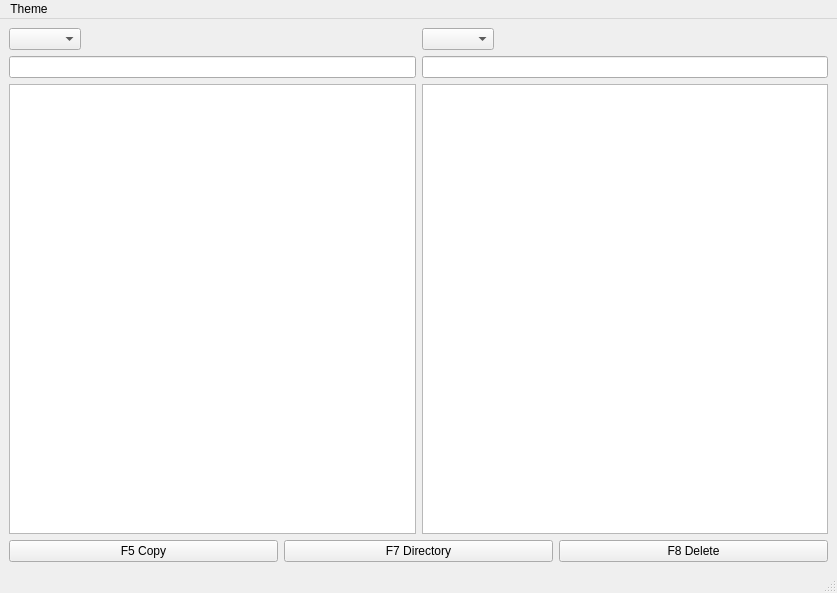
<?xml version="1.0" encoding="UTF-8"?>
<ui version="4.0">
 <class>MainWindow</class>
 <widget class="QMainWindow" name="MainWindow">
  <property name="geometry">
   <rect>
    <x>0</x>
    <y>0</y>
    <width>837</width>
    <height>593</height>
   </rect>
  </property>
  <property name="mouseTracking">
   <bool>true</bool>
  </property>
  <property name="windowTitle">
   <string>SPECcommander</string>
  </property>
  <widget class="QWidget" name="centralwidget">
   <layout class="QVBoxLayout" name="verticalLayout">
    <item>
     <layout class="QHBoxLayout" name="NavigationPanel">
      <item>
       <layout class="QVBoxLayout" name="left_verticalLayout">
        <item>
         <layout class="QHBoxLayout" name="left_horizontalLayout">
          <item>
           <widget class="QComboBox" name="left_comboBox"/>
          </item>
          <item>
           <spacer name="left_horizontalSpacer">
            <property name="orientation">
             <enum>Qt::Horizontal</enum>
            </property>
            <property name="sizeHint" stdset="0">
             <size>
              <width>40</width>
              <height>20</height>
             </size>
            </property>
           </spacer>
          </item>
         </layout>
        </item>
        <item>
         <widget class="QLineEdit" name="left_lineEdit">
          <property name="mouseTracking">
           <bool>true</bool>
          </property>
         </widget>
        </item>
        <item>
         <widget class="aux_properties::ParentTableView" name="left_tableView">
          <property name="mouseTracking">
           <bool>true</bool>
          </property>
          <property name="showGrid">
           <bool>false</bool>
          </property>
         </widget>
        </item>
       </layout>
      </item>
      <item>
       <layout class="QVBoxLayout" name="right_verticalLayout">
        <item>
         <layout class="QHBoxLayout" name="right_horizontalLayout">
          <item>
           <widget class="QComboBox" name="right_comboBox"/>
          </item>
          <item>
           <spacer name="right_horizontalSpacer">
            <property name="orientation">
             <enum>Qt::Horizontal</enum>
            </property>
            <property name="sizeHint" stdset="0">
             <size>
              <width>40</width>
              <height>20</height>
             </size>
            </property>
           </spacer>
          </item>
         </layout>
        </item>
        <item>
         <widget class="QLineEdit" name="right_lineEdit"/>
        </item>
        <item>
         <widget class="aux_properties::ParentTableView" name="right_tableView">
          <property name="gridStyle">
           <enum>Qt::NoPen</enum>
          </property>
         </widget>
        </item>
       </layout>
      </item>
     </layout>
    </item>
    <item>
     <layout class="QHBoxLayout" name="ButtonsPanel">
      <item>
       <widget class="QPushButton" name="copyButton">
        <property name="text">
         <string>F5 Copy</string>
        </property>
       </widget>
      </item>
      <item>
       <widget class="QPushButton" name="createNewDirButton">
        <property name="text">
         <string>F7 Directory</string>
        </property>
       </widget>
      </item>
      <item>
       <widget class="QPushButton" name="deleteButton">
        <property name="text">
         <string>F8 Delete</string>
        </property>
       </widget>
      </item>
     </layout>
    </item>
   </layout>
  </widget>
  <widget class="QMenuBar" name="menubar">
   <property name="geometry">
    <rect>
     <x>0</x>
     <y>0</y>
     <width>837</width>
     <height>21</height>
    </rect>
   </property>
   <widget class="QMenu" name="menuTheme">
    <property name="title">
     <string>Theme</string>
    </property>
    <addaction name="actionLight"/>
    <addaction name="actionDark"/>
   </widget>
   <addaction name="menuTheme"/>
  </widget>
  <widget class="QStatusBar" name="statusbar"/>
  <action name="actionLight">
   <property name="text">
    <string>Light</string>
   </property>
  </action>
  <action name="actionDark">
   <property name="text">
    <string>Dark</string>
   </property>
  </action>
 </widget>
 <customwidgets>
  <customwidget>
   <class>aux_properties::ParentTableView</class>
   <extends>QTableView</extends>
   <header location="global">AuxiableParentClasses.h</header>
   <slots>
    <signal>MouseButtonPressed()</signal>
   </slots>
  </customwidget>
 </customwidgets>
 <resources/>
 <connections>
  <connection>
   <sender>left_tableView</sender>
   <signal>doubleClicked(QModelIndex)</signal>
   <receiver>MainWindow</receiver>
   <slot>onCurrentTableViewDoubleClicked(QModelIndex)</slot>
   <hints>
    <hint type="sourcelabel">
     <x>155</x>
     <y>355</y>
    </hint>
    <hint type="destinationlabel">
     <x>181</x>
     <y>637</y>
    </hint>
   </hints>
  </connection>
  <connection>
   <sender>right_tableView</sender>
   <signal>doubleClicked(QModelIndex)</signal>
   <receiver>MainWindow</receiver>
   <slot>onCurrentTableViewDoubleClicked(QModelIndex)</slot>
   <hints>
    <hint type="sourcelabel">
     <x>678</x>
     <y>314</y>
    </hint>
    <hint type="destinationlabel">
     <x>504</x>
     <y>676</y>
    </hint>
   </hints>
  </connection>
  <connection>
   <sender>left_tableView</sender>
   <signal>clicked(QModelIndex)</signal>
   <receiver>MainWindow</receiver>
   <slot>onCurrentTableViewClicked(QModelIndex)</slot>
   <hints>
    <hint type="sourcelabel">
     <x>260</x>
     <y>261</y>
    </hint>
    <hint type="destinationlabel">
     <x>246</x>
     <y>597</y>
    </hint>
   </hints>
  </connection>
  <connection>
   <sender>right_tableView</sender>
   <signal>clicked(QModelIndex)</signal>
   <receiver>MainWindow</receiver>
   <slot>onCurrentTableViewClicked(QModelIndex)</slot>
   <hints>
    <hint type="sourcelabel">
     <x>563</x>
     <y>404</y>
    </hint>
    <hint type="destinationlabel">
     <x>541</x>
     <y>635</y>
    </hint>
   </hints>
  </connection>
  <connection>
   <sender>left_lineEdit</sender>
   <signal>returnPressed()</signal>
   <receiver>MainWindow</receiver>
   <slot>onCurrentLineEditReturnPressed()</slot>
   <hints>
    <hint type="sourcelabel">
     <x>77</x>
     <y>81</y>
    </hint>
    <hint type="destinationlabel">
     <x>-12</x>
     <y>77</y>
    </hint>
   </hints>
  </connection>
  <connection>
   <sender>right_lineEdit</sender>
   <signal>returnPressed()</signal>
   <receiver>MainWindow</receiver>
   <slot>onCurrentLineEditReturnPressed()</slot>
   <hints>
    <hint type="sourcelabel">
     <x>590</x>
     <y>78</y>
    </hint>
    <hint type="destinationlabel">
     <x>994</x>
     <y>75</y>
    </hint>
   </hints>
  </connection>
  <connection>
   <sender>left_comboBox</sender>
   <signal>activated(int)</signal>
   <receiver>MainWindow</receiver>
   <slot>onCurrentComboBoxActivated(int)</slot>
   <hints>
    <hint type="sourcelabel">
     <x>44</x>
     <y>48</y>
    </hint>
    <hint type="destinationlabel">
     <x>-181</x>
     <y>48</y>
    </hint>
   </hints>
  </connection>
  <connection>
   <sender>right_comboBox</sender>
   <signal>activated(int)</signal>
   <receiver>MainWindow</receiver>
   <slot>onCurrentComboBoxActivated(int)</slot>
   <hints>
    <hint type="sourcelabel">
     <x>479</x>
     <y>46</y>
    </hint>
    <hint type="destinationlabel">
     <x>904</x>
     <y>47</y>
    </hint>
   </hints>
  </connection>
  <connection>
   <sender>left_tableView</sender>
   <signal>MouseButtonPressed()</signal>
   <receiver>MainWindow</receiver>
   <slot>onCurrentTableViewMouseButtonPressed()</slot>
   <hints>
    <hint type="sourcelabel">
     <x>87</x>
     <y>315</y>
    </hint>
    <hint type="destinationlabel">
     <x>65</x>
     <y>654</y>
    </hint>
   </hints>
  </connection>
  <connection>
   <sender>right_tableView</sender>
   <signal>MouseButtonPressed()</signal>
   <receiver>MainWindow</receiver>
   <slot>onCurrentTableViewMouseButtonPressed()</slot>
   <hints>
    <hint type="sourcelabel">
     <x>755</x>
     <y>436</y>
    </hint>
    <hint type="destinationlabel">
     <x>723</x>
     <y>648</y>
    </hint>
   </hints>
  </connection>
  <connection>
   <sender>copyButton</sender>
   <signal>clicked()</signal>
   <receiver>MainWindow</receiver>
   <slot>onCopyButtonClicked()</slot>
   <hints>
    <hint type="sourcelabel">
     <x>274</x>
     <y>552</y>
    </hint>
    <hint type="destinationlabel">
     <x>274</x>
     <y>624</y>
    </hint>
   </hints>
  </connection>
  <connection>
   <sender>createNewDirButton</sender>
   <signal>clicked()</signal>
   <receiver>MainWindow</receiver>
   <slot>onCreateNewDirButtonClicked()</slot>
   <hints>
    <hint type="sourcelabel">
     <x>541</x>
     <y>549</y>
    </hint>
    <hint type="destinationlabel">
     <x>537</x>
     <y>620</y>
    </hint>
   </hints>
  </connection>
  <connection>
   <sender>deleteButton</sender>
   <signal>clicked()</signal>
   <receiver>MainWindow</receiver>
   <slot>onDeleteButtonClicked()</slot>
   <hints>
    <hint type="sourcelabel">
     <x>797</x>
     <y>551</y>
    </hint>
    <hint type="destinationlabel">
     <x>793</x>
     <y>632</y>
    </hint>
   </hints>
  </connection>
 </connections>
 <slots>
  <slot>onCurrentTableViewDoubleClicked(QModelIndex)</slot>
  <slot>onCurrentTableViewClicked(QModelIndex)</slot>
  <slot>onCurrentLineEditReturnPressed()</slot>
  <slot>onCurrentComboBoxActivated(int)</slot>
  <slot>onCurrentTableViewMouseButtonPressed()</slot>
  <slot>onCopyButtonClicked()</slot>
  <slot>onCreateNewDirButtonClicked()</slot>
  <slot>onDeleteButtonClicked()</slot>
 </slots>
</ui>
